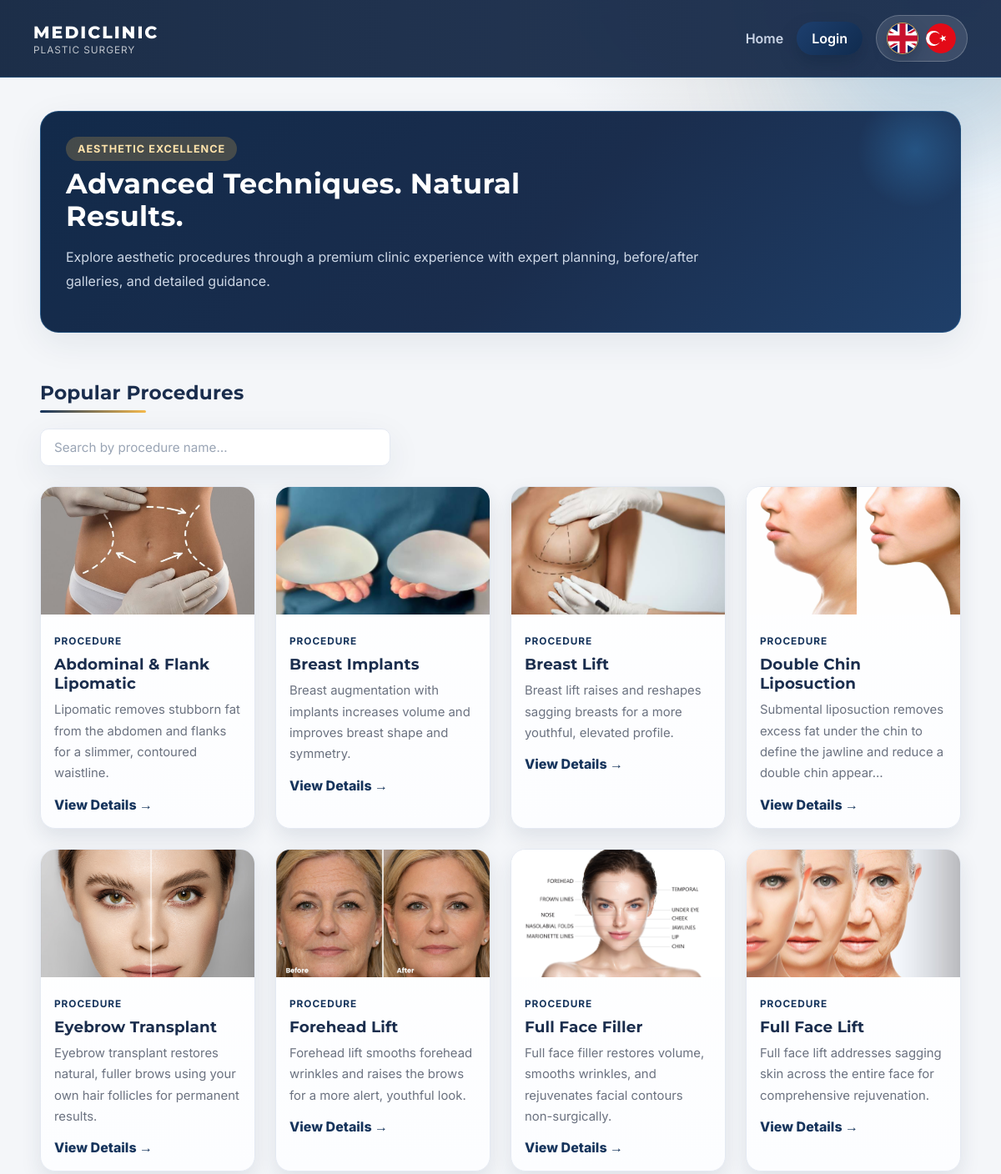
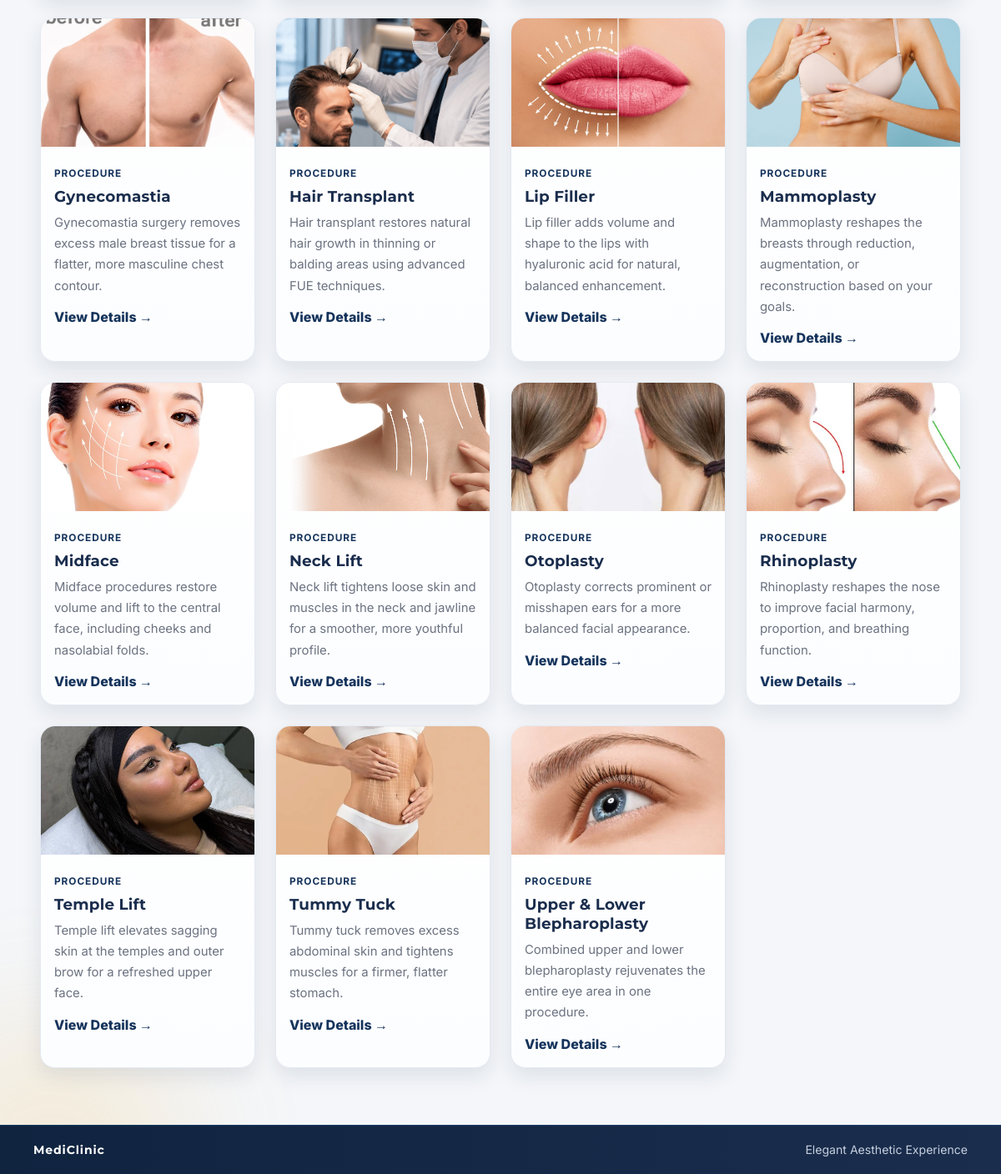
The page / on the database its author committed (2 pictures, top to bottom).
### clinic/models.py (models this page shows, shortened)
class Procedure(models.Model):
    slug = models.SlugField(unique=True)
    name_en = models.CharField(max_length=120)
    name_tr = models.CharField(max_length=120)
    summary_en = models.TextField()
    summary_tr = models.TextField()
    default_image = models.ImageField(upload_to='procedures/defaults/')
    created_at = models.DateTimeField(auto_now_add=True)
    class Meta:
        ordering = ['name_en']

### clinic/views.py (the view)
# urls.py: 2. Add a URL to urlpatterns:  path('', views.home, name='home')
def home(request):
    lang = request.session.get('lang', 'en')
    procedures = Procedure.objects.all()
    cards = [
        {
            'slug': item.slug,
            'name': get_text(item, 'name', lang),
            'summary': get_text(item, 'summary', lang),
            'default_image': item.default_image,
        }
        for item in procedures
    ]
    context = {'cards': cards}
    return render(request, 'clinic/home.html', add_shared_forms(request, context))

### clinic/context_processors.py (called while the page is built)
def global_context(request):
    current_lang = request.session.get('lang', 'en')
    if current_lang not in UI_TEXTS:
        current_lang = 'en'
    return {
        'current_lang': current_lang,
        'texts': UI_TEXTS[current_lang],
    }

### clinic/views.py (called while the page is built)
def get_text(obj, field_base, lang):
    value = getattr(obj, f'{field_base}_{lang}', '')
    if value:
        return value
    return getattr(obj, f'{field_base}_en', '')

def add_shared_forms(request, context):
    if request.user.is_authenticated and 'procedure_form' not in context:
        context['procedure_form'] = ProcedureForm()
    return context

### templates/clinic/home.html (shortened to what this page needs)
{% extends 'base.html' %}
{% block content %}
<section class="hero">
    <div class="hero-chip">Aesthetic Excellence</div>
    <h1>Advanced Techniques. Natural Results.</h1>
    <p>
        {% if current_lang == 'tr' %}
            Estetik islemleri premium bir deneyimle kesfedin. Her islemde uzman planlama, once/sonra ornekleri ve detayli aciklama sunuyoruz.
        {% else %}
            Explore aesthetic procedures through a premium clinic experience with expert planning, before/after galleries, and detailed guidance.
        {% endif %}
    </p>
</section>
<h2 class="section-title">{{ texts.procedures }}</h2>
<div class="procedure-search-wrap">
    <input
        type="search"
        id="procedure-search"
        class="procedure-search-input"
        placeholder="{{ texts.search_placeholder }}"
        autocomplete="off"
    >
</div>
<section class="grid" id="procedure-grid">
    {% for card in cards %}
        <article class="card card-clickable" data-procedure-name="{{ card.name }}">
            <a href="{% url 'procedure_detail' card.slug %}" class="card-stretched-link" aria-label="{{ card.name }}"></a>
            <img src="{{ card.default_image.url }}" alt="{{ card.name }}" loading="lazy">
            <div class="card-content">
                <span class="card-kicker">Procedure</span>
                <h3>{{ card.name }}</h3>
                <p>{{ card.summary|truncatechars:110 }}</p>
                <div class="card-footer">
                    <span class="card-link-text">{{ texts.view_details }} →</span>
                </div>
            </div>
        </article>
    {% endfor %}
</section>
{% endblock %}

### templates/base.html (shortened to what this page needs)
{% load static %}
<!DOCTYPE html>
<html lang="{{ current_lang }}">
<head>
    <link rel="stylesheet" href="{% static 'clinic/styles.css' %}">
</head>
<body>
    <div class="starfield" aria-hidden="true"></div>
    <div class="starfield starfield-soft" aria-hidden="true"></div>
    <div class="page-glow page-glow-top"></div>
    <div class="page-glow page-glow-bottom"></div>
    <header class="top-nav">
        <div class="container nav-inner">
            <a href="{% url 'home' %}" class="brand">
                <span class="brand-main">MEDICLINIC</span>
                <span class="brand-sub">{{ texts.brand_subtitle }}</span>
            </a>
            <nav class="actions">
                <a href="{% url 'home' %}" class="nav-link">{{ texts.home }}</a>
                {% if user.is_authenticated %}
                    <a href="{% url 'manage_content' %}" class="nav-link">{{ texts.manage_content }}</a>
                    <button type="button" class="btn btn-outline" data-open-modal="add-procedure-modal">{{ texts.add_procedure }}</button>
                    <form method="post" action="{% url 'logout' %}">
                        {% csrf_token %}
                        <button type="submit" class="btn btn-ghost">{{ texts.logout }}</button>
                    </form>
                {% else %}
                    <a href="{% url 'login' %}" class="btn btn-primary">{{ texts.login }}</a>
                {% endif %}
                <div class="language-switcher">
                    <a class="flag-btn {% if current_lang == 'en' %}active{% endif %}" href="{% url 'set_language' 'en' %}?next={{ request.path }}" title="English">
                        <img src="{% static 'clinic/flags/en.svg' %}" alt="English" class="flag-icon">
                    </a>
                    <a class="flag-btn {% if current_lang == 'tr' %}active{% endif %}" href="{% url 'set_language' 'tr' %}?next={{ request.path }}" title="Turkish">
                        <img src="{% static 'clinic/flags/tr.svg' %}" alt="Turkish" class="flag-icon">
                    </a>
                </div>
            </nav>
        </div>
    </header>
    <main class="container main-content">
        {% block content %}{% endblock %}
    </main>
    <footer class="site-footer">
        <div class="container footer-inner">
            <span>MediClinic</span>
            <span>Elegant Aesthetic Experience</span>
        </div>
    </footer>
</body>
</html>

### rows shown on the page
Procedure: name "Abdominal & Flank Lipomatic", summary "Lipomatic removes stubborn fat from the abdomen and flanks for a slimmer, contoured waistline."
Procedure: name "Breast Implants", summary "Breast augmentation with implants increases volume and improves breast shape and symmetry."
Procedure: name "Breast Lift", summary "Breast lift raises and reshapes sagging breasts for a more youthful, elevated profile."
Procedure: name "Double Chin Liposuction", summary "Submental liposuction removes excess fat under the chin to define the jawline and reduce a double chin appear…"
Procedure: name "Eyebrow Transplant", summary "Eyebrow transplant restores natural, fuller brows using your own hair follicles for permanent results."
Procedure: name "Forehead Lift", summary "Forehead lift smooths forehead wrinkles and raises the brows for a more alert, youthful look."
Procedure: name "Full Face Filler", summary "Full face filler restores volume, smooths wrinkles, and rejuvenates facial contours non-surgically."
Procedure: name "Full Face Lift", summary "Full face lift addresses sagging skin across the entire face for comprehensive rejuvenation."
Procedure: name "Gynecomastia", summary "Gynecomastia surgery removes excess male breast tissue for a flatter, more masculine chest contour."
Procedure: name "Hair Transplant", summary "Hair transplant restores natural hair growth in thinning or balding areas using advanced FUE techniques."
Procedure: name "Lip Filler", summary "Lip filler adds volume and shape to the lips with hyaluronic acid for natural, balanced enhancement."
Procedure: name "Mammoplasty", summary "Mammoplasty reshapes the breasts through reduction, augmentation, or reconstruction based on your goals."
Procedure: name "Midface", summary "Midface procedures restore volume and lift to the central face, including cheeks and nasolabial folds."
Procedure: name "Neck Lift", summary "Neck lift tightens loose skin and muscles in the neck and jawline for a smoother, more youthful profile."
Procedure: name "Otoplasty", summary "Otoplasty corrects prominent or misshapen ears for a more balanced facial appearance."
Procedure: name "Rhinoplasty", summary "Rhinoplasty reshapes the nose to improve facial harmony, proportion, and breathing function."
Procedure: name "Temple Lift", summary "Temple lift elevates sagging skin at the temples and outer brow for a refreshed upper face."
Procedure: name "Tummy Tuck", summary "Tummy tuck removes excess abdominal skin and tightens muscles for a firmer, flatter stomach."
Procedure: name "Upper & Lower Blepharoplasty", summary "Combined upper and lower blepharoplasty rejuvenates the entire eye area in one procedure."

### other values the page prints
{{ texts.brand_subtitle }} "PLASTIC SURGERY"
{{ texts.home }} "Home"
{{ texts.login }} "Login"
{{ texts.procedures }} "Popular Procedures"
{{ texts.view_details }} "View Details" "View Details" "View Details" "View Details" "View Details" "View Details" "View Details" "View Details" "View Details" "View Details" "View Details" "View Details" "View Details" "View Details" "View Details" "View Details" "View Details" "View Details" "View Details"
